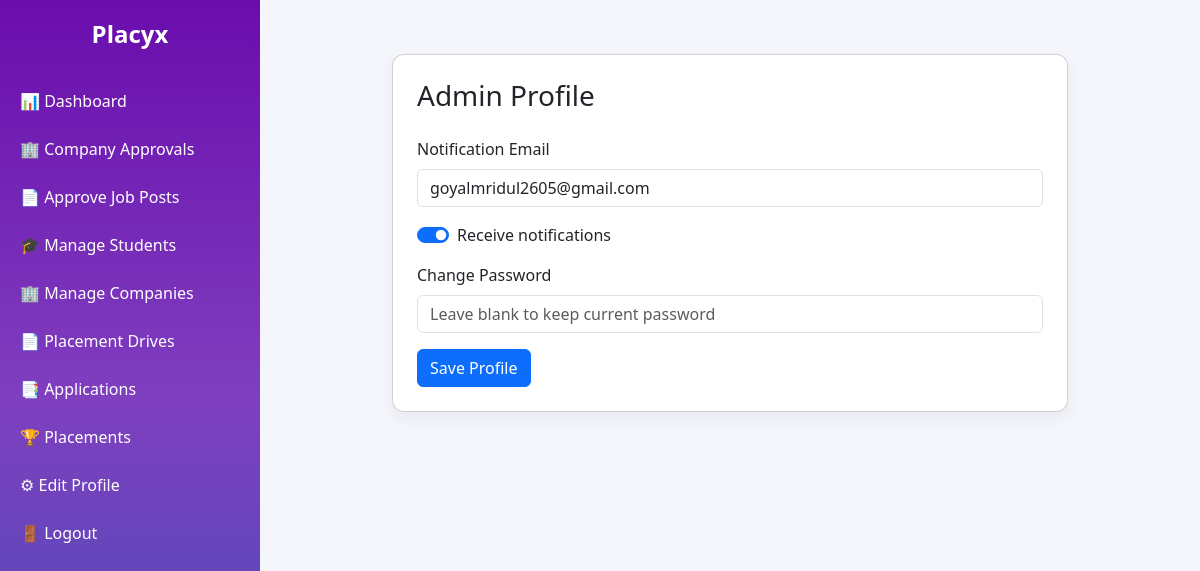
Before: /admin/profile (signed in) with the older database file.
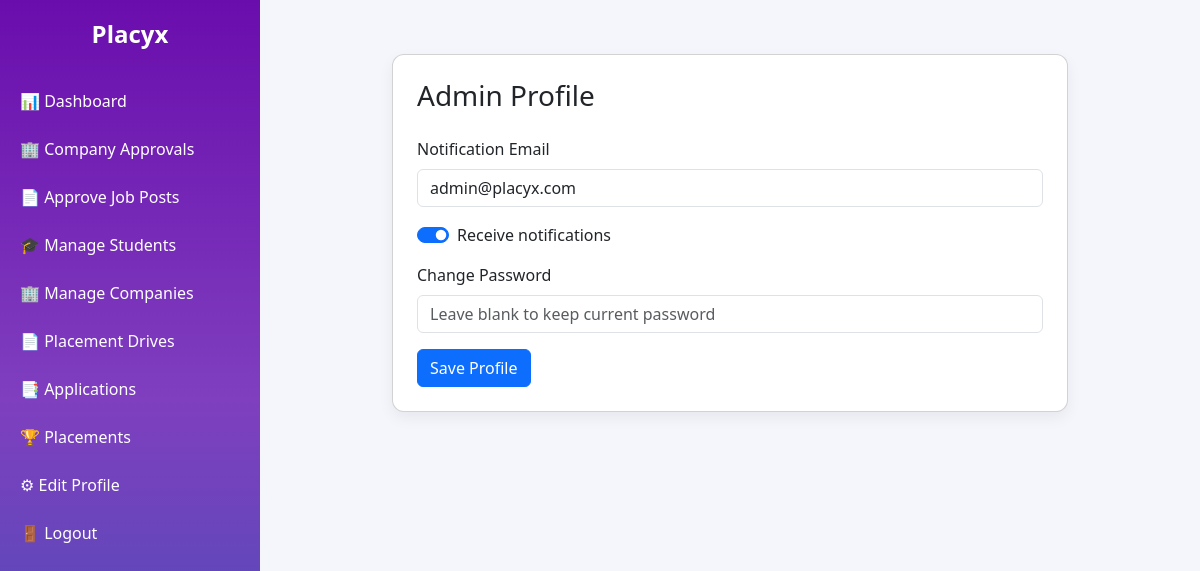
After: the same page with the newer database file.
### models.py (models this page shows)
class Admin(db.Model):
    __tablename__ = "admins"
    id = db.Column(db.Integer, primary_key=True)
    user_id = db.Column(
        db.Integer,
        db.ForeignKey("users.id", ondelete="CASCADE"),
        nullable=False,
        unique=True
    )
    college_id = db.Column(
        db.Integer,
        db.ForeignKey("colleges.id", ondelete="CASCADE"),
        nullable=False
    )
    notification_email = db.Column(db.String(120))
    receive_notifications = db.Column(db.Boolean, default=True)
    blogs = db.relationship("Blog", backref="admin", lazy=True)

### app.py (the view, shortened to what this page needs)
    @app.route("/admin/profile", methods=["GET", "POST"])
    @login_required
    def admin_profile():
        if current_user.role != "ADMIN":
            return "Unauthorized", 403
        admin = current_user.admin
        if not admin:
            return "Admin profile missing", 404
        return render_template("admin_profile.html", admin=admin)

### templates/admin_profile.html (shortened to what this page needs)
{% extends "layouts/base_dashboard.html" %}
{% block sidebar %}
    <a href="/admin/dashboard">📊 Dashboard</a>
    <a href="/admin/companies">🏢 Company Approvals</a>
    <a href="/admin/job-posts">📄 Approve Job Posts</a>
    <a href="/admin/students">🎓 Manage Students</a>
    <a href="/admin/manage-companies">🏢 Manage Companies</a>
    <a href="/admin/jobs">📄 Placement Drives</a>
    <a href="/admin/applications">📑 Applications</a>
    <a href="/admin/placements">🏆 Placements</a>
    <a href="/admin/profile">⚙ Edit Profile</a>
    <a href="/logout">🚪 Logout</a>
{% endblock %}
{% block content %}
<div class="container mt-4" style="max-width: 700px;">
    <div class="card p-4">
        <h3 class="mb-4">Admin Profile</h3>
        <form method="POST" action="{{ url_for('admin_profile') }}">
            <div class="mb-3">
                <label class="form-label">Notification Email</label>
                <input type="email" name="notification_email" value="{{ admin.notification_email or '' }}" class="form-control" placeholder="Enter email for reports and reminders">
            </div>
            <div class="form-check form-switch mb-3">
                <input class="form-check-input" type="checkbox" id="receiveNotifications" name="receive_notifications" {% if admin.receive_notifications %}checked{% endif %}>
                <label class="form-check-label" for="receiveNotifications">Receive notifications</label>
            </div>
            <div class="mb-3">
                <label class="form-label">Change Password</label>
                <input type="password" name="password" class="form-control" placeholder="Leave blank to keep current password">
            </div>
            <button type="submit" class="btn btn-primary">Save Profile</button>
        </form>
    </div>
</div>
{% endblock %}

### templates/layouts/base_dashboard.html (shortened to what this page needs)
<!DOCTYPE html>
<html>
<head>
    <link href="https://cdn.jsdelivr.net/npm/bootstrap@5.3.2/dist/css/bootstrap.min.css" rel="stylesheet">
</head>
<body>
<div class="sidebar">
    <h4>Placyx</h4>
    {% block sidebar %}{% endblock %}
</div>
<div class="content">
    {% block content %}{% endblock %}
</div>
</body>
</html>

### templates/layouts/base_dashboard.html (style rules this page uses)
body { background-color: #f4f6fb; font-family: "Segoe UI", sans-serif; }
.sidebar { width: 260px; min-height: 100vh; background: linear-gradient(180deg, #6a0dad, #7f3fbf, #3f51b5); color: white; position: fixed; }
.sidebar h4 { padding: 20px; text-align: center; font-weight: bold; }
.sidebar a { color: white; text-decoration: none; padding: 12px 20px; display: block; }
.content { margin-left: 260px; padding: 30px; }
.card { border-radius: 12px; box-shadow: 0 6px 15px rgba(0,0,0,0.06); }

Changed rows visible on the page:
changed Admin: notification_email "goyalmridul2605@gmail.com" → "admin@placyx.com"
